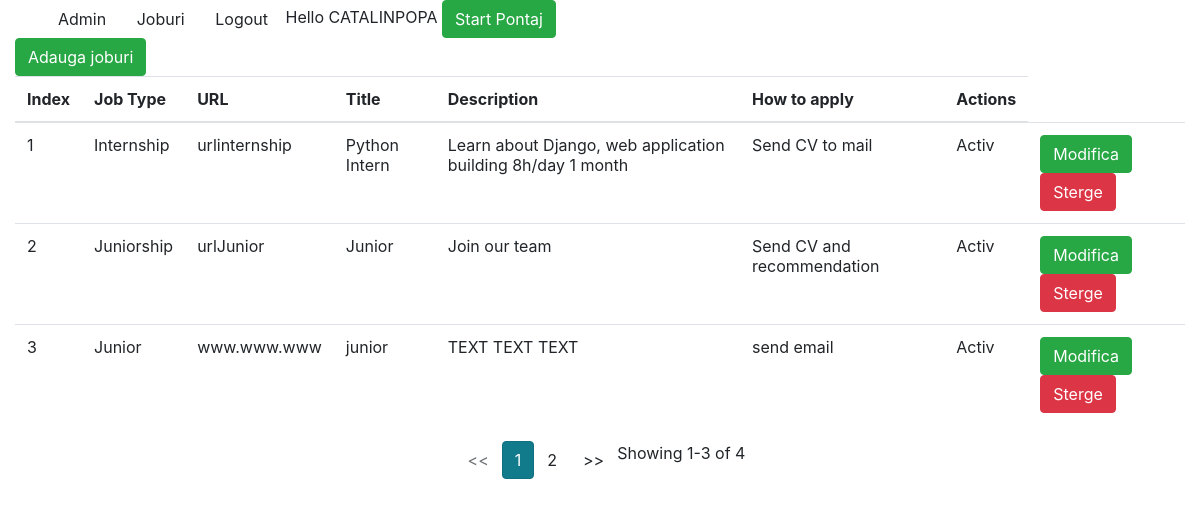
The app's page /jobs/ (signed in) with its own data.
### appjob/models.py (models this page shows, shortened)
class Jobs(models.Model):
    tip_job = models.CharField(max_length=11)
    url_job = models.CharField(max_length=100)
    title_job = models.CharField(max_length=100)
    description_job = models.TextField(blank=True)
    how_to_apply = models.TextField(blank=True)
    active = models.BooleanField(default=1)

### appjob/views.py (the view)
# urls.py: path('', views.JobsViews.as_view(), name='lista_joburi'),
class JobsViews(LoginRequiredMixin, ListView):
    model = Jobs
    template_name = 'appjob/jobs_index.html'
    paginate_by = 3

### proiectfinal/context_processors.py (called while the page is built)
def is_ready_to_work(request):
    if request.user.is_authenticated:
        if Pontaj.objects.filter(user_id=request.user.id, end_date=None).exists():
            return {'ready_to_work': False}
        return {'ready_to_work': True}
    return {}

### templates/appjob/jobs_index.html
{% extends 'base.html' %}
{% block content %}
    <a href="{% url 'jobs:adauga' %}" class="btn btn-success">Adauga joburi</a>
    <br>
    <table class="table">
        <thead>
        <tr>
            <th>Index</th>
            <th>Job Type</th>
            <th>URL</th>
            <th>Title</th>
            <th>Description</th>
            <th>How to apply</th>
            <th>Actions</th>
        </tr>
        </thead>
        <tbody>
        {% for item in jobs_list %}
            <tr>
                <td>{{ forloop.counter0|add:page_obj.start_index }}</td>
                <td>{{ item.tip_job }}</td>
                <td>{{ item.url_job }}</td>
                <td>{{ item.title_job }}</td>
                <td>{{ item.description_job }}</td>
                <td>{{ item.how_to_apply }}</td>
                <td>{% if item.active == 1 %}
                    <span>Activ</span>
                {% else %}
                    <span>Inactiv</span>
                {% endif %}
                </td>
                <td>
                    <a href="{% url 'jobs:modifica' item.id %}" class="btn btn-success">Modifica</a>
                    {% if item.active == 1 %}
                        <a href="{% url 'jobs:sterge' item.id %}" class="btn btn-danger">Sterge</a>
                    {% else %}
                        <a href="{% url 'jobs:activeaza' item.id %}" class="btn btn-info">Post Job</a>
                    {% endif %}
                </td>
            </tr>
        {% endfor %}
        </tbody>
    </table>
    <div class="d-flex justify-content-center">
        {% if is_paginated %}
            <ul class="pagination">
                {% if page_obj.has_previous %}
                    <li><a class="btn" href="?page={{ page_obj.previous_page_number }}"><<</a></li>
                {% else %}
                    <li class="disabled btn"><span><<</span></li>
                {% endif %}
                {% for i in paginator.page_range %}
                    {% if page_obj.number == i %}
                        <li class="active btn btn-info"><span>{{ i }}<span class="sr-only">(current)</span></span></li>
                    {% else %}
                        <li><a class="btn" href="?page={{ i }}">{{ i }}</a></li>
                    {% endif %}
                {% endfor %}
                {% if page_obj.has_next %}
                    <li><a class="btn" href="?page={{ page_obj.next_page_number }}">>></a></li>
                {% else %}
                    <li class="disabled btn"><span>>></span></li>
                {% endif %}
                <span class="align-right">Showing {{ page_obj.start_index }}-{{ page_obj.end_index }} of {{ page_obj.paginator.count }}</span>
            </ul>
        {% endif %}
    </div>
{% endblock %}

### templates/base.html
<html>
<head>
    <link rel="stylesheet" href="https://stackpath.bootstrapcdn.com/bootstrap/4.4.1/css/bootstrap.min.css">
</head>
<body>
<div class="container">
    <div class="row">
        <div class="col-md-12">
            <nav>
                <a class="btn" href="/admin">Admin</a>
                {% if request.user.is_authenticated %}
                    <a class="btn" href={% url 'jobs:lista_joburi' %}>Joburi</a>
                    <a class="btn" href="{% url 'logout' %}">Logout</a>
                    <span>Hello {{ request.user.username|upper }}</span>
                    {% if ready_to_work is False %}
                    <a href="{% url 'userprofile:stop_pontaj' %}" class="btn btn-danger">Stop Pontaj</a>
                        {% else %}
                    <a href="{% url 'userprofile:start_pontaj' %}" class="btn btn-success">Start Pontaj</a>
                        {% endif %}
                {% endif %}
            </nav>
        </div>
    </div>
</div>
<div class="col-md-12">
    {% block content %}
    {% endblock %}
</div>
</body>
</html>

### records on screen
Jobs: tip_job "Internship", url_job "urlinternship", title_job "Python Intern", description_job "Learn about Django, web application building 8h/day 1 month", how_to_apply "Send CV to mail", active "Activ"
Jobs: tip_job "Juniorship", url_job "urlJunior", title_job "Junior", description_job "Join our team", how_to_apply "Send CV and recommendation", active "Activ"
Jobs: tip_job "Junior", url_job "www.www.www", title_job "junior", description_job "TEXT TEXT TEXT", how_to_apply "send email", active "Activ"

### other values on screen
{{ request.user.username|upper }} "CATALINPOPA"
{{ i }} "1"
{{ i }} "2"
{{ page_obj.start_index }} "1"
{{ page_obj.end_index }} "3"
{{ page_obj.paginator.count }} "4"
